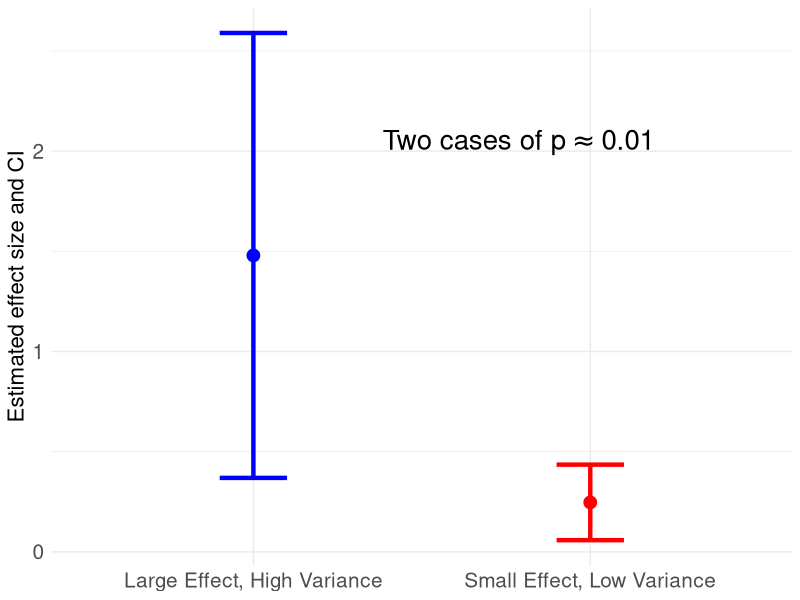

Generate this figure with R:
# Load required libraries
library(ggplot2)

# Set seed for reproducibility
set.seed(12)

# Case 1: Large effect size with high variance
n_1 <- 24  # sample size
beta_large <- 1.5  # large effect size
x_large <- rnorm(n_1)
epsilon_large <- rnorm(n_1, sd = 3)  # high variance in error term
y_large <- beta_large * x_large + epsilon_large  # linear model

# Case 2: Small effect size with low variance
n_2 <- 130
beta_small <- 0.2  # small effect size
x_small <- rnorm(n_2)
epsilon_small <- rnorm(n_2, sd = 1)  # low variance in error term
y_small <- beta_small * x_small + epsilon_small  # linear model

# Fit linear models
model_large <- lm(y_large ~ x_large)
model_small <- lm(y_small ~ x_small)

# Extract coefficients and p-values
beta_large_hat <- coef(model_large)[2]
ci_large <- confint(model_large)[2, ]
pval_large <- summary(model_large)$coefficients[2, 4]

beta_small_hat <- coef(model_small)[2]
ci_small <- confint(model_small)[2, ]
pval_small <- summary(model_small)$coefficients[2, 4]

# Print the p-values
cat("P-value for large effect, high variance:", pval_large, "\n")
cat("P-value for small effect, low variance:", pval_small, "\n")

# Prepare data for plotting
plot_data <- data.frame(
  Effect = c("Large Effect, High Variance", "Small Effect, Low Variance"),
  Beta = c(beta_large_hat, beta_small_hat),
  CI_Lower = c(ci_large[1], ci_small[1]),
  CI_Upper = c(ci_large[2], ci_small[2]),
  P_Value = c(pval_large, pval_small)
)

# Plot the results
ggplot(plot_data, aes(x = Effect, y = Beta, color = Effect)) +
  geom_point(size = 4) +  # Point for estimated beta
  geom_errorbar(aes(ymin = CI_Lower, ymax = CI_Upper), width = 0.2, size = 1.5) +  # Confidence interval
  labs(
    y = "Estimated effect size and CI",
    x = NULL
  ) +
  theme_minimal() +
  scale_color_manual(values = c("blue", "red")) +
  theme(legend.position = "none",
        plot.title = element_text(size = 19, hjust = 0.5),   # Increase title size
        axis.title.y = element_text(size = 16),             # Increase y-axis label size
        axis.text.x = element_text(size = 15),              # Increase x-axis tick label size
        axis.text.y = element_text(size = 15)
        ) +
  annotate("text", x = 1.4, y = max(plot_data$Beta) + 0.5, 
           label = expression(paste("Two cases of p" %~~% 0.01)), 
           size = 7, hjust = 0.02, vjust = 0.02, color = "black")  # Add text in top-right corner


